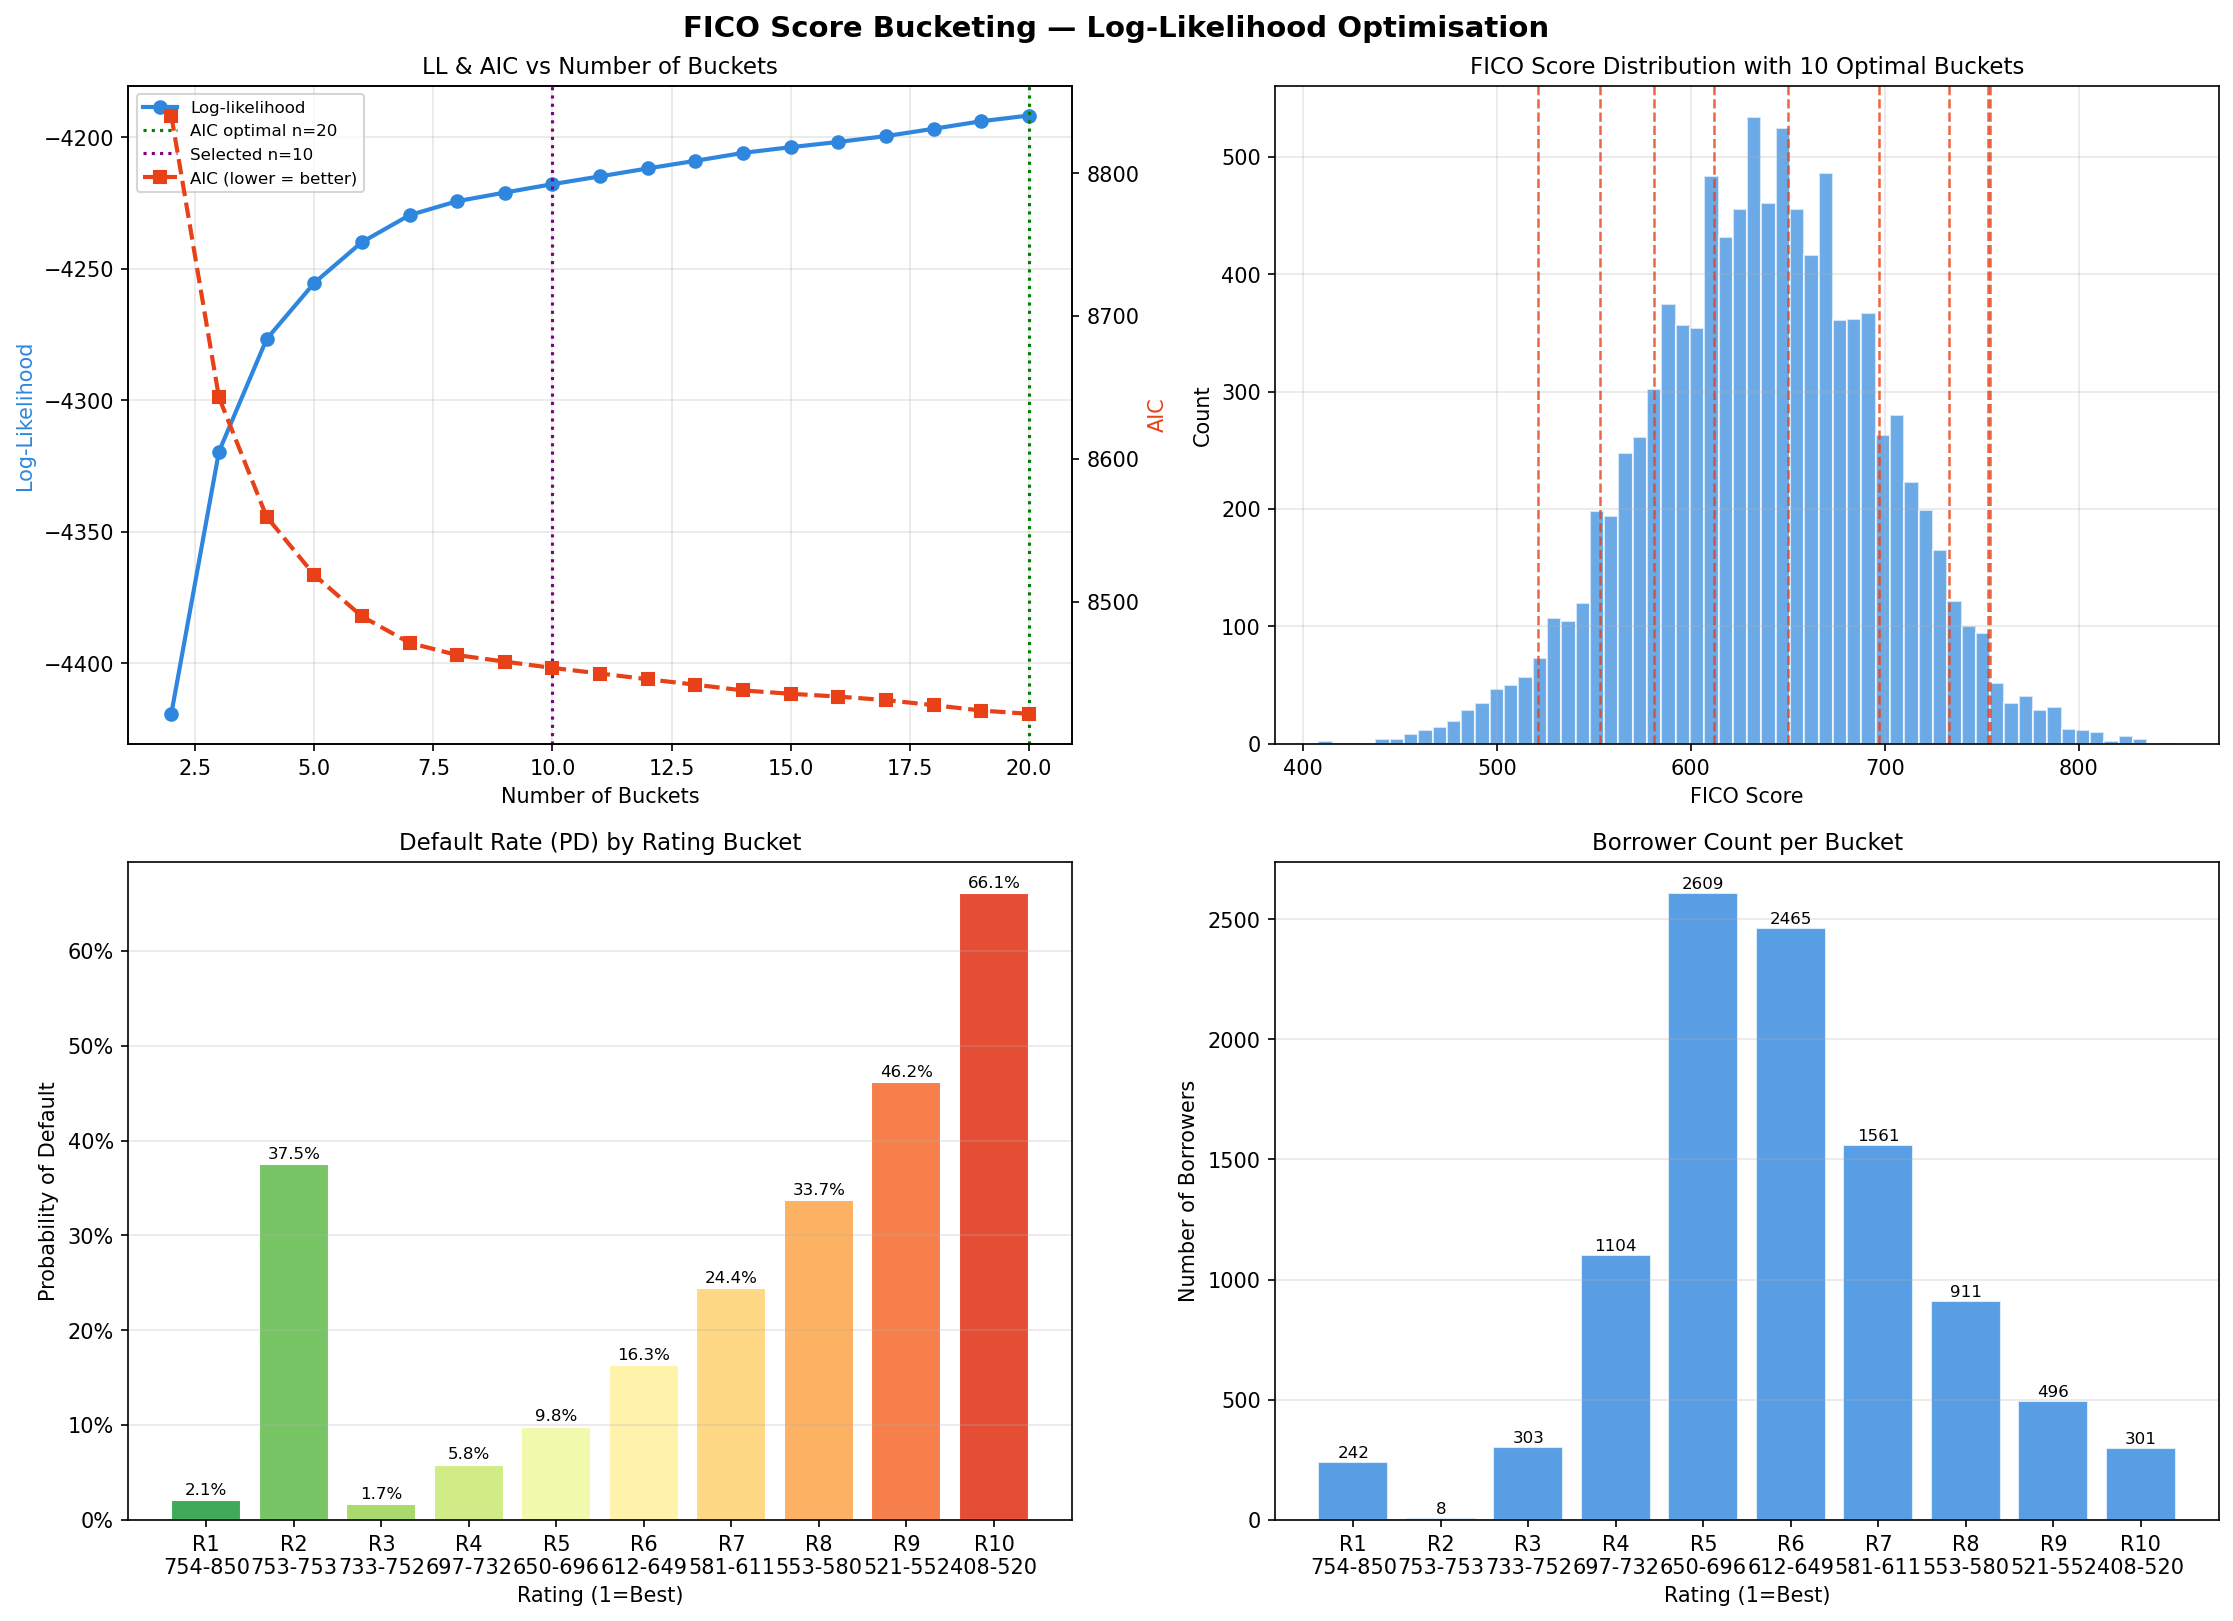

Reproduce this figure in Python.
"""
FICO Score Bucketing via Log-Likelihood Maximization
------------------------------------------------------
Uses dynamic programming to find optimal FICO bucket boundaries that
maximize the log-likelihood of observed default rates within each bucket.

Rating convention: 1 = best credit (highest FICO, lowest PD)
                   N = worst credit (lowest FICO, highest PD)

Reference log-likelihood:
  LL = sum_i [ k_i * log(p_i) + (n_i - k_i) * log(1 - p_i) ]
  where n_i = borrowers in bucket, k_i = defaults, p_i = k_i / n_i
"""

import pandas as pd
import numpy as np
import matplotlib.pyplot as plt
import matplotlib.ticker as mticker
import warnings
warnings.filterwarnings("ignore")

DATA_PATH = r"C:\Users\kaija\Downloads\Task 3 and 4_Loan_Data.csv"

# ── 1. Data prep ──────────────────────────────────────────────────────────────

def load_fico_data(path=DATA_PATH):
    df = pd.read_csv(path)[["fico_score", "default"]]
    df = df.dropna().sort_values("fico_score").reset_index(drop=True)
    return df


def _build_cumulative_tables(df):
    """
    Returns arrays of sorted unique FICO scores plus cumulative
    total-count and default-count arrays for O(1) range lookups.
    """
    scores  = df["fico_score"].values
    defaults = df["default"].values

    min_score = int(scores.min())
    max_score = int(scores.max())
    score_range = np.arange(min_score, max_score + 1)

    # Vectorised count per integer FICO value
    n_per_score = np.zeros(len(score_range), dtype=int)
    k_per_score = np.zeros(len(score_range), dtype=int)

    for s, d in zip(scores, defaults):
        idx = int(s) - min_score
        n_per_score[idx] += 1
        k_per_score[idx] += int(d)

    cum_n = np.cumsum(n_per_score)
    cum_k = np.cumsum(k_per_score)

    return score_range, cum_n, cum_k, min_score


# ── 2. Log-likelihood helpers ─────────────────────────────────────────────────

def _bucket_ll(cum_n, cum_k, l, r):
    """
    Log-likelihood contribution for the bucket covering
    score_range indices [l, r] (inclusive).
    Returns 0 if bucket is pure (no variation to model).
    """
    n = cum_n[r] - (cum_n[l - 1] if l > 0 else 0)
    k = cum_k[r] - (cum_k[l - 1] if l > 0 else 0)

    if n == 0 or k == 0 or k == n:
        return 0.0

    p = k / n
    return k * np.log(p) + (n - k) * np.log(1 - p)


# ── 3. Dynamic programming optimiser ─────────────────────────────────────────

def find_optimal_boundaries(df, n_buckets):
    """
    Find the n_buckets-1 boundary points that maximise total log-likelihood
    across all buckets using bottom-up dynamic programming.

    Parameters
    ----------
    df        : DataFrame with columns fico_score, default
    n_buckets : int — number of buckets to partition FICO scores into

    Returns
    -------
    boundaries : list of ints — the (n_buckets - 1) cut points between buckets
    total_ll   : float — the achieved log-likelihood
    """
    score_range, cum_n, cum_k, min_score = _build_cumulative_tables(df)
    M = len(score_range)  # number of distinct integer FICO values

    # dp[b][i] = best LL using exactly b buckets for score indices 0..i
    # split[b][i] = left index of last bucket when dp[b][i] is achieved
    NEG_INF = -1e18
    dp    = [[NEG_INF] * M for _ in range(n_buckets + 1)]
    split = [[0]        * M for _ in range(n_buckets + 1)]

    # Base: 1 bucket covering 0..i
    for i in range(M):
        dp[1][i]    = _bucket_ll(cum_n, cum_k, 0, i)
        split[1][i] = 0

    # Fill DP table
    for b in range(2, n_buckets + 1):
        for i in range(b - 1, M):
            best_ll  = NEG_INF
            best_cut = b - 1
            for j in range(b - 1, i + 1):
                prev = dp[b - 1][j - 1] if j > 0 else 0.0
                ll   = prev + _bucket_ll(cum_n, cum_k, j, i)
                if ll > best_ll:
                    best_ll  = ll
                    best_cut = j
            dp[b][i]    = best_ll
            split[b][i] = best_cut

    # Backtrack to recover bucket boundaries
    boundaries = []
    i = M - 1
    for b in range(n_buckets, 1, -1):
        j = split[b][i]
        if j > 0:
            boundaries.append(int(score_range[j]))
        i = j - 1

    boundaries = sorted(boundaries)
    total_ll   = dp[n_buckets][M - 1]
    return boundaries, total_ll


# ── 4. Find optimal number of buckets ────────────────────────────────────────

def find_optimal_n_buckets(df, max_buckets=20):
    """
    Run the DP for 2..max_buckets and return a DataFrame with
    LL, AIC (penalised LL), and marginal LL gain per bucket count.
    AIC = -2*LL + 2*(n_buckets - 1)  [penalises extra boundaries]
    """
    results = []
    for n in range(2, max_buckets + 1):
        _, ll = find_optimal_boundaries(df, n)
        aic   = -2 * ll + 2 * (n - 1)
        results.append({"n_buckets": n, "log_likelihood": ll, "aic": aic})

    out = pd.DataFrame(results)
    out["marginal_ll"] = out["log_likelihood"].diff().fillna(0)
    return out


# ── 5. Build rating map ───────────────────────────────────────────────────────

def build_rating_map(df, n_buckets=10):
    """
    Returns the boundary list and bucket metadata for the optimal partition.

    Rating 1 = best credit (highest FICO), Rating N = worst credit.
    """
    boundaries, total_ll = find_optimal_boundaries(df, n_buckets)
    score_range, cum_n, cum_k, min_score = _build_cumulative_tables(df)
    M = len(score_range)

    # Reconstruct bucket ranges from boundaries
    cut_indices = [0] + [b - min_score for b in boundaries] + [M]
    buckets = []
    for i in range(len(cut_indices) - 1):
        l = cut_indices[i]
        r = cut_indices[i + 1] - 1
        n = cum_n[r] - (cum_n[l - 1] if l > 0 else 0)
        k = cum_k[r] - (cum_k[l - 1] if l > 0 else 0)
        buckets.append({
            "fico_low":  int(score_range[l]),
            "fico_high": int(score_range[r]),
            "n":         int(n),
            "defaults":  int(k),
            "pd":        round(k / n, 4) if n > 0 else 0.0,
        })

    # Assign ratings: highest FICO bucket = Rating 1 (best)
    buckets_df = pd.DataFrame(buckets).sort_values("fico_low", ascending=False).reset_index(drop=True)
    buckets_df["rating"] = range(1, n_buckets + 1)
    buckets_df = buckets_df.sort_values("fico_low", ascending=True).reset_index(drop=True)

    return buckets_df, boundaries, total_ll


# ── 6. Public API — get_rating() ──────────────────────────────────────────────

_cached_map: pd.DataFrame = None
_cached_n:   int          = None

def get_rating(fico_score, n_buckets=10, df=None, force_rebuild=False):
    """
    Map a FICO score to a credit rating bucket.

    Parameters
    ----------
    fico_score    : int or float — FICO score of the borrower (300-850)
    n_buckets     : int — number of rating buckets (default 10)
    df            : DataFrame — supply your own data to retrain; defaults to
                    the portfolio dataset at DATA_PATH
    force_rebuild : bool — force recompute even if cache is valid

    Returns
    -------
    dict:
        rating     — int (1 = best credit, n_buckets = worst)
        fico_range — (low, high) tuple for the assigned bucket
        bucket_pd  — historical default rate for this bucket
    """
    global _cached_map, _cached_n

    if df is None:
        df = load_fico_data()

    if force_rebuild or _cached_map is None or _cached_n != n_buckets:
        _cached_map, _, _ = build_rating_map(df, n_buckets)
        _cached_n = n_buckets

    score = float(fico_score)
    for _, row in _cached_map.iterrows():
        if row["fico_low"] <= score <= row["fico_high"]:
            return {
                "rating":     int(row["rating"]),
                "fico_range": (int(row["fico_low"]), int(row["fico_high"])),
                "bucket_pd":  float(row["pd"]),
            }

    raise ValueError(f"FICO score {fico_score} outside observed range "
                     f"({int(_cached_map['fico_low'].min())}–{int(_cached_map['fico_high'].max())})")


# ── 7. Visualisation ──────────────────────────────────────────────────────────

def plot_bucketing(df, n_buckets=10, optimality_df=None):
    buckets_df, boundaries, _ = build_rating_map(df, n_buckets)

    fig, axes = plt.subplots(2, 2, figsize=(15, 11))
    fig.suptitle("FICO Score Bucketing — Log-Likelihood Optimisation", fontsize=14, fontweight="bold")

    # ── Panel 1: Optimal n_buckets (LL and AIC) ───────────────────────────────
    ax1 = axes[0, 0]
    if optimality_df is not None:
        ax1b = ax1.twinx()
        ax1.plot(optimality_df["n_buckets"], optimality_df["log_likelihood"],
                 "o-", color="#2e86de", linewidth=2, label="Log-likelihood")
        ax1b.plot(optimality_df["n_buckets"], optimality_df["aic"],
                  "s--", color="#e84118", linewidth=2, label="AIC (lower = better)")
        best_n = int(optimality_df.loc[optimality_df["aic"].idxmin(), "n_buckets"])
        ax1.axvline(best_n, color="green", linestyle=":", linewidth=1.5,
                    label=f"AIC optimal n={best_n}")
        ax1.axvline(n_buckets, color="purple", linestyle=":", linewidth=1.5,
                    label=f"Selected n={n_buckets}")
        ax1.set_xlabel("Number of Buckets")
        ax1.set_ylabel("Log-Likelihood", color="#2e86de")
        ax1b.set_ylabel("AIC", color="#e84118")
        lines1, labels1 = ax1.get_legend_handles_labels()
        lines2, labels2 = ax1b.get_legend_handles_labels()
        ax1.legend(lines1 + lines2, labels1 + labels2, fontsize=8)
    ax1.set_title("LL & AIC vs Number of Buckets", fontsize=11)
    ax1.grid(alpha=0.3)

    # ── Panel 2: FICO distribution with bucket boundaries ────────────────────
    ax2 = axes[0, 1]
    ax2.hist(df["fico_score"], bins=60, color="#2e86de", alpha=0.7, edgecolor="white")
    for b in boundaries:
        ax2.axvline(b, color="#e84118", linestyle="--", linewidth=1.2, alpha=0.8)
    ax2.set_title(f"FICO Score Distribution with {n_buckets} Optimal Buckets", fontsize=11)
    ax2.set_xlabel("FICO Score")
    ax2.set_ylabel("Count")
    ax2.grid(alpha=0.3)

    # ── Panel 3: Default rate per bucket ─────────────────────────────────────
    ax3 = axes[1, 0]
    colors = plt.cm.RdYlGn_r(np.linspace(0.15, 0.85, len(buckets_df)))
    labels = [f"R{int(r['rating'])}\n{int(r['fico_low'])}-{int(r['fico_high'])}"
              for _, r in buckets_df.sort_values("rating").iterrows()]
    pds    = buckets_df.sort_values("rating")["pd"].values
    bars   = ax3.bar(labels, pds, color=colors, edgecolor="white")
    for bar, val in zip(bars, pds):
        ax3.text(bar.get_x() + bar.get_width() / 2, val + 0.003,
                 f"{val:.1%}", ha="center", va="bottom", fontsize=8)
    ax3.set_title("Default Rate (PD) by Rating Bucket", fontsize=11)
    ax3.set_xlabel("Rating (1=Best)")
    ax3.set_ylabel("Probability of Default")
    ax3.yaxis.set_major_formatter(mticker.PercentFormatter(xmax=1))
    ax3.grid(axis="y", alpha=0.3)

    # ── Panel 4: Bucket population ────────────────────────────────────────────
    ax4 = axes[1, 1]
    ns = buckets_df.sort_values("rating")["n"].values
    ax4.bar(labels, ns, color="#2e86de", alpha=0.8, edgecolor="white")
    for i, val in enumerate(ns):
        ax4.text(i, val + 5, str(val), ha="center", va="bottom", fontsize=8)
    ax4.set_title("Borrower Count per Bucket", fontsize=11)
    ax4.set_xlabel("Rating (1=Best)")
    ax4.set_ylabel("Number of Borrowers")
    ax4.grid(axis="y", alpha=0.3)

    plt.tight_layout()
    out = r"C:\Users\kaija\quant research\fico_bucketing.png"
    plt.savefig(out, dpi=150, bbox_inches="tight")
    plt.show()
    print(f"Plot saved to: {out}")


# ── 8. Main ───────────────────────────────────────────────────────────────────

if __name__ == "__main__":
    print("Loading data...")
    df = load_fico_data()
    print(f"  {len(df):,} borrowers | FICO range: {df['fico_score'].min()}–{df['fico_score'].max()}")
    print(f"  Overall default rate: {df['default'].mean():.1%}\n")

    # Find optimal number of buckets
    print("Scanning 2–20 buckets to find optimal n...")
    opt_df = find_optimal_n_buckets(df, max_buckets=20)
    best_n = int(opt_df.loc[opt_df["aic"].idxmin(), "n_buckets"])
    print(f"  AIC-optimal number of buckets: {best_n}")
    print(f"  Selected: 10 buckets (as specified)\n")
    print(opt_df.to_string(index=False))

    # Build 10-bucket rating map
    print("\nBuilding 10-bucket rating map...")
    buckets_df, boundaries, total_ll = build_rating_map(df, n_buckets=10)
    print(f"  Optimal boundaries : {boundaries}")
    print(f"  Total log-likelihood: {total_ll:.4f}\n")

    print(buckets_df[["rating","fico_low","fico_high","n","defaults","pd"]].to_string(index=False))

    # Plot
    print("\nGenerating plots...")
    plot_bucketing(df, n_buckets=10, optimality_df=opt_df)

    # Demo get_rating()
    print("\n" + "=" * 52)
    print("  get_rating() DEMO")
    print("=" * 52)
    test_scores = [420, 510, 570, 610, 640, 670, 700, 730, 780, 840]
    for score in test_scores:
        r = get_rating(score, n_buckets=10)
        print(f"  FICO {score:3d} -> Rating {r['rating']:2d} "
              f"| Range {r['fico_range'][0]}-{r['fico_range'][1]} "
              f"| Bucket PD: {r['bucket_pd']:.1%}")
